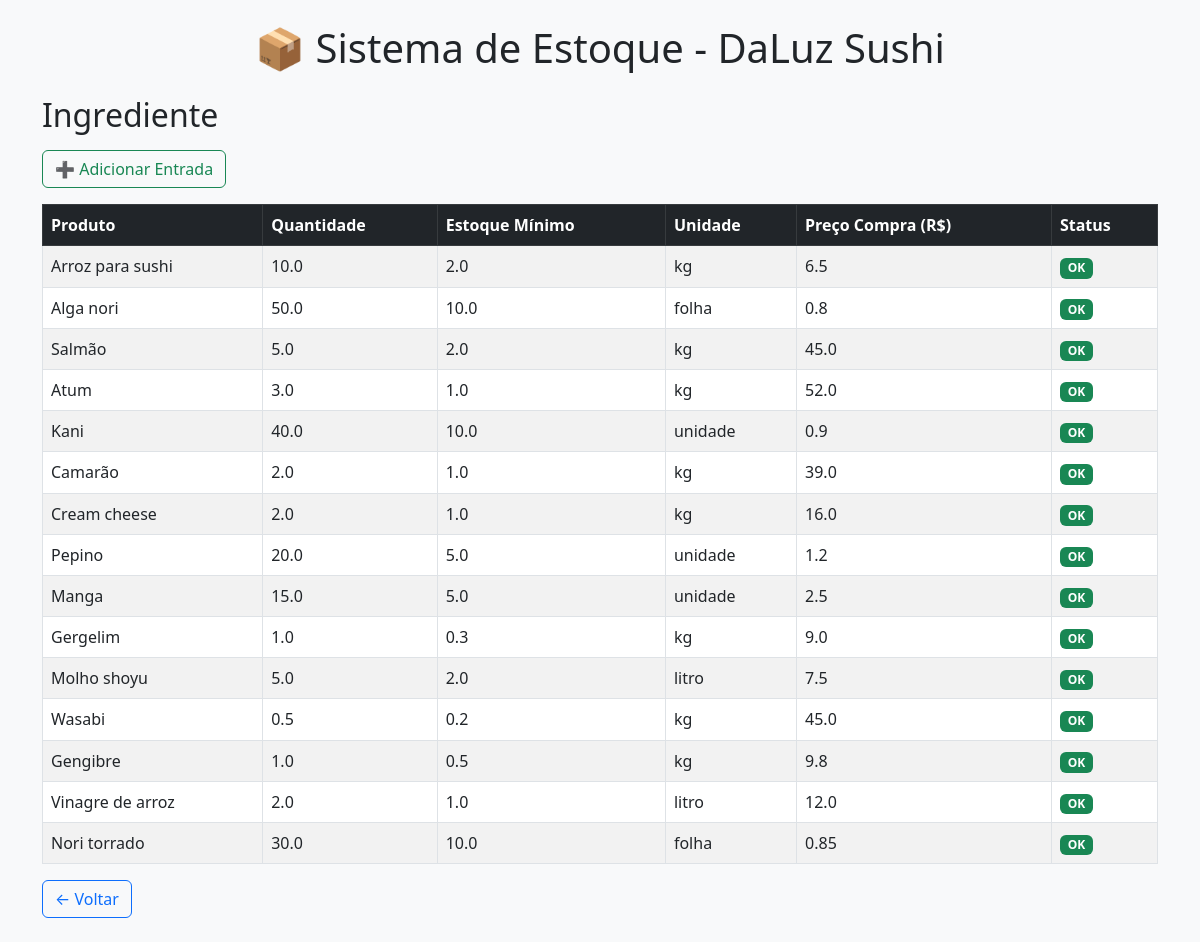
The app's page /categoria/Ingrediente with its own data.
### tables this page shows
CREATE TABLE produtos (
    id INTEGER PRIMARY KEY AUTOINCREMENT,
    nome TEXT NOT NULL,
    categoria TEXT NOT NULL,
    quantidade_atual REAL NOT NULL,
    estoque_minimo REAL NOT NULL,
    unidade_medida TEXT NOT NULL,
    preco_compra REAL
);

### app.py (the view)
@app.route('/categoria/<categoria>')
def categoria(categoria):
    with conectar() as conn:
        cursor = conn.cursor()
        cursor.execute(
            "SELECT nome, categoria, quantidade_atual, estoque_minimo, unidade_medida, preco_compra FROM produtos WHERE categoria = ?",
            (categoria,)
        )
        produtos = cursor.fetchall()
    return render_template('index.html', produtos=produtos, categoria=categoria)

### app.py (called while the page is built)
def conectar():
    return sqlite3.connect(DB_NAME)

### templates/index.html (shortened to what this page needs)
{% extends "base.html" %}
{% block content %}
<h2 class="mb-3">{{ categoria }}</h2>
<a href="/entrada?categoria={{ categoria }}" class="btn btn-outline-success mb-3">➕ Adicionar Entrada</a>
<table class="table table-bordered table-striped table-hover">
    <thead class="table-dark">
        <tr>
            <th>Produto</th>
            <th>Quantidade</th>
            <th>Estoque Mínimo</th>
            <th>Unidade</th>
            <th>Preço Compra (R$)</th>
            <th>Status</th>
        </tr>
    </thead>
    <tbody>
        {% for nome, categoria, qtd, minimo, unidade, preco in produtos %}
        <tr>
            <td>{{ nome }}</td>
            <td>{{ qtd }}</td>
            <td>{{ minimo }}</td>
            <td>{{ unidade }}</td>
            <td>{{ preco }}</td>
            <td>{% if qtd < minimo %}<span class="badge bg-danger">Abaixo</span>{% else %}<span class="badge bg-success">OK</span>{% endif %}</td>
        </tr>
        {% endfor %}
    </tbody>
</table>
<a href="/" class="btn btn-outline-primary">← Voltar</a>
{% endblock %}

### records on screen
produtos: nome "Arroz para sushi", quantidade_atual "10.0", estoque_minimo "2.0", unidade_medida "kg", preco_compra "6.5", shows "OK"
produtos: nome "Alga nori", quantidade_atual "50.0", estoque_minimo "10.0", unidade_medida "folha", preco_compra "0.8", shows "OK"
produtos: nome "Salmão", quantidade_atual "5.0", estoque_minimo "2.0", unidade_medida "kg", preco_compra "45.0", shows "OK"
produtos: nome "Atum", quantidade_atual "3.0", estoque_minimo "1.0", unidade_medida "kg", preco_compra "52.0", shows "OK"
produtos: nome "Kani", quantidade_atual "40.0", estoque_minimo "10.0", unidade_medida "unidade", preco_compra "0.9", shows "OK"
produtos: nome "Camarão", quantidade_atual "2.0", estoque_minimo "1.0", unidade_medida "kg", preco_compra "39.0", shows "OK"
produtos: nome "Cream cheese", quantidade_atual "2.0", estoque_minimo "1.0", unidade_medida "kg", preco_compra "16.0", shows "OK"
produtos: nome "Pepino", quantidade_atual "20.0", estoque_minimo "5.0", unidade_medida "unidade", preco_compra "1.2", shows "OK"
produtos: nome "Manga", quantidade_atual "15.0", estoque_minimo "5.0", unidade_medida "unidade", preco_compra "2.5", shows "OK"
produtos: nome "Gergelim", quantidade_atual "1.0", estoque_minimo "0.3", unidade_medida "kg", preco_compra "9.0", shows "OK"
produtos: nome "Molho shoyu", quantidade_atual "5.0", estoque_minimo "2.0", unidade_medida "litro", preco_compra "7.5", shows "OK"
produtos: nome "Wasabi", quantidade_atual "0.5", estoque_minimo "0.2", unidade_medida "kg", preco_compra "45.0", shows "OK"
produtos: nome "Gengibre", quantidade_atual "1.0", estoque_minimo "0.5", unidade_medida "kg", preco_compra "9.8", shows "OK"
produtos: nome "Vinagre de arroz", quantidade_atual "2.0", estoque_minimo "1.0", unidade_medida "litro", preco_compra "12.0", shows "OK"
produtos: nome "Nori torrado", quantidade_atual "30.0", estoque_minimo "10.0", unidade_medida "folha", preco_compra "0.85", shows "OK"

### other values on screen
{{ categoria }} "Ingrediente"
